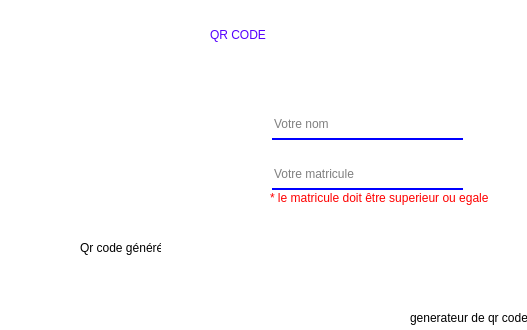
<?xml version="1.0" encoding="UTF-8"?>
<ui version="4.0">
 <class>Dialog</class>
 <widget class="QDialog" name="Dialog">
  <property name="geometry">
   <rect>
    <x>0</x>
    <y>0</y>
    <width>527</width>
    <height>330</height>
   </rect>
  </property>
  <property name="maximumSize">
   <size>
    <width>527</width>
    <height>330</height>
   </size>
  </property>
  <property name="windowTitle">
   <string>Dialog</string>
  </property>
  <widget class="QLineEdit" name="id_card">
   <property name="geometry">
    <rect>
     <x>272</x>
     <y>159</y>
     <width>191</width>
     <height>31</height>
    </rect>
   </property>
   <property name="styleSheet">
    <string notr="true">border:none;
border-bottom:2px solid blue;
font: 14pt &quot;MS Shell Dlg 2&quot;;</string>
   </property>
   <property name="text">
    <string/>
   </property>
   <property name="placeholderText">
    <string>Votre matricule</string>
   </property>
   <property name="clearButtonEnabled">
    <bool>true</bool>
   </property>
  </widget>
  <widget class="QLabel" name="label_3">
   <property name="geometry">
    <rect>
     <x>210</x>
     <y>20</y>
     <width>111</width>
     <height>31</height>
    </rect>
   </property>
   <property name="styleSheet">
    <string notr="true">font: 75 18pt &quot;MS Shell Dlg 2&quot;;
color: rgb(85, 0, 255);
</string>
   </property>
   <property name="text">
    <string>QR CODE</string>
   </property>
   <property name="textFormat">
    <enum>Qt::RichText</enum>
   </property>
   <property name="scaledContents">
    <bool>false</bool>
   </property>
  </widget>
  <widget class="QLineEdit" name="name">
   <property name="geometry">
    <rect>
     <x>272</x>
     <y>109</y>
     <width>191</width>
     <height>31</height>
    </rect>
   </property>
   <property name="styleSheet">
    <string notr="true">border:none;
font: 14pt &quot;MS Shell Dlg 2&quot;;
border-bottom:2px solid blue;</string>
   </property>
   <property name="text">
    <string/>
   </property>
   <property name="placeholderText">
    <string>Votre nom</string>
   </property>
   <property name="clearButtonEnabled">
    <bool>true</bool>
   </property>
  </widget>
  <widget class="QLabel" name="label">
   <property name="geometry">
    <rect>
     <x>-4</x>
     <y>-8</y>
     <width>531</width>
     <height>341</height>
    </rect>
   </property>
   <property name="styleSheet">
    <string notr="true">background-color: rgb(255, 255, 255);</string>
   </property>
   <property name="text">
    <string/>
   </property>
  </widget>
  <widget class="QLabel" name="qr">
   <property name="geometry">
    <rect>
     <x>20</x>
     <y>70</y>
     <width>191</width>
     <height>171</height>
    </rect>
   </property>
   <property name="styleSheet">
    <string notr="true">border-image: url(:/img/QR_storage/HJBJ.png);</string>
   </property>
   <property name="text">
    <string/>
   </property>
  </widget>
  <widget class="QLabel" name="label_2">
   <property name="geometry">
    <rect>
     <x>410</x>
     <y>310</y>
     <width>121</width>
     <height>16</height>
    </rect>
   </property>
   <property name="text">
    <string>generateur de qr code</string>
   </property>
  </widget>
  <widget class="QLabel" name="error">
   <property name="geometry">
    <rect>
     <x>270</x>
     <y>190</y>
     <width>221</width>
     <height>16</height>
    </rect>
   </property>
   <property name="styleSheet">
    <string notr="true">font: 7pt &quot;MS Shell Dlg 2&quot;;
color: rgb(255, 0, 0);</string>
   </property>
   <property name="text">
    <string>* le matricule doit être superieur ou egale à 4</string>
   </property>
  </widget>
  <widget class="QLabel" name="txt">
   <property name="geometry">
    <rect>
     <x>80</x>
     <y>240</y>
     <width>81</width>
     <height>16</height>
    </rect>
   </property>
   <property name="text">
    <string>Qr code généré</string>
   </property>
  </widget>
  <zorder>label</zorder>
  <zorder>id_card</zorder>
  <zorder>label_3</zorder>
  <zorder>name</zorder>
  <zorder>qr</zorder>
  <zorder>label_2</zorder>
  <zorder>error</zorder>
  <zorder>txt</zorder>
 </widget>
 <resources/>
 <connections/>
</ui>
